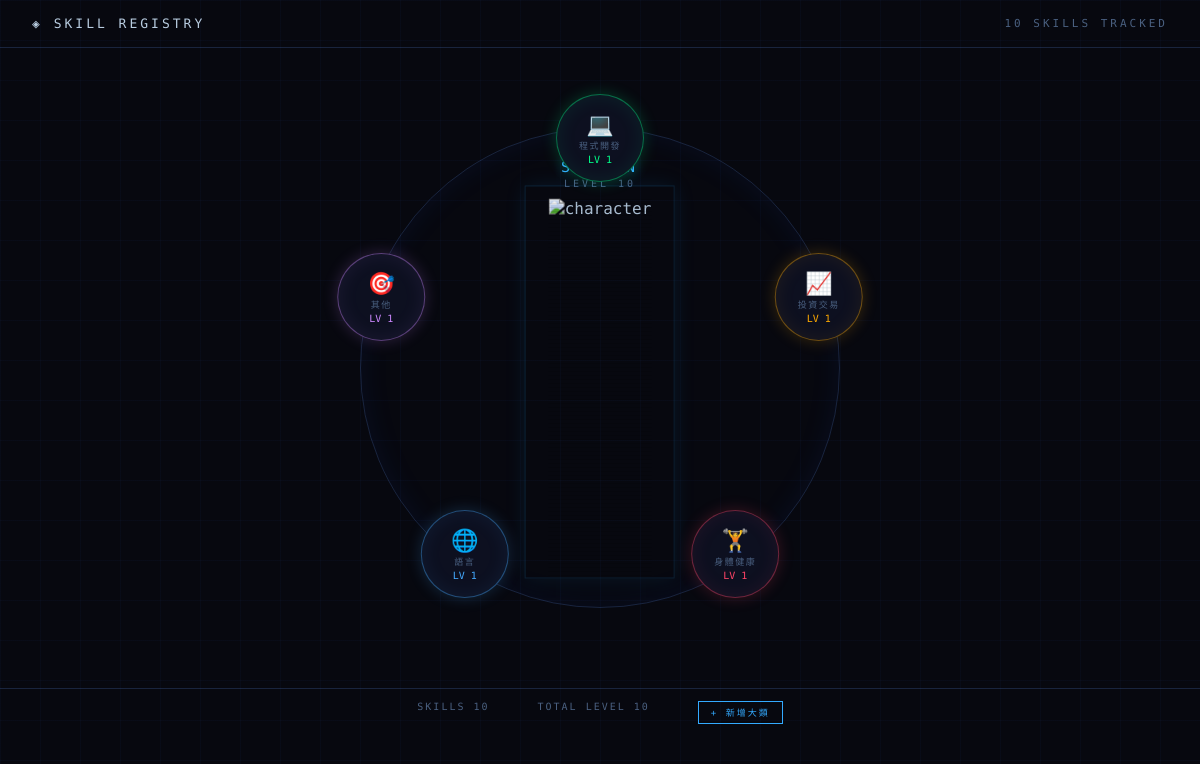
The page / on the database its author committed.
### tables this page shows
CREATE TABLE categories (
            id         INTEGER PRIMARY KEY,
            name       TEXT NOT NULL,
            emoji      TEXT,
            color      TEXT,
            created_at DATETIME DEFAULT CURRENT_TIMESTAMP
        );

### app.py (the view)
@app.route("/")
def index():
    return render_template("index.html",
                           categories=get_all_categories(),
                           character=get_character())

### db.py (called while the page is built)
def get_db():
    conn = sqlite3.connect(DB_PATH)
    conn.row_factory = sqlite3.Row
    return conn

def xp_for_next_level(n):
    return int(100 * (n ** 1.5))

def calc_level(total_xp):
    level = 1
    accumulated = 0
    while level < 20:
        needed = xp_for_next_level(level)
        if accumulated + needed > total_xp:
            break
        accumulated += needed
        level += 1
    if level >= 20:
        return (20, 0, 0)
    current = total_xp - accumulated
    to_next = xp_for_next_level(level)
    return (level, current, to_next)

def get_skill_xp(skill_id):
    with get_db() as conn:
        row = conn.execute(
            "SELECT COALESCE(SUM(xp), 0) as total FROM xp_logs WHERE skill_id = ?",
            (skill_id,)
        ).fetchone()
        return row["total"]

def get_all_categories():
    with get_db() as conn:
        cats = conn.execute("SELECT * FROM categories ORDER BY id").fetchall()
    result = []
    for cat in cats:
        with get_db() as conn:
            skill_ids = conn.execute(
                "SELECT id FROM skills WHERE category_id = ?", (cat["id"],)
            ).fetchall()
        levels = [calc_level(get_skill_xp(s["id"]))[0] for s in skill_ids]
        avg = round(sum(levels) / len(levels), 1) if levels else 0
        result.append({
            "id": cat["id"],
            "name": cat["name"],
            "emoji": cat["emoji"],
            "color": cat["color"],
            "avg_level": avg,
            "skill_count": len(skill_ids),
        })
    return result

def get_character():
    with get_db() as conn:
        skill_ids = conn.execute("SELECT id FROM skills").fetchall()
    total_level = sum(calc_level(get_skill_xp(s["id"]))[0] for s in skill_ids)
    return {
        "name": "STEVEN",
        "total_level": total_level,
        "skill_count": len(skill_ids),
    }

### templates/index.html (shortened to what this page needs)
<!DOCTYPE html>
<html lang="zh-TW">
<head>
  <link rel="stylesheet" href="/static/style.css">
</head>
<body>
<div class="screen">
  <div class="header">
    <span class="title">◈ SKILL REGISTRY</span>
    <span>{{ character.skill_count }} SKILLS TRACKED</span>
  </div>
  <div class="character-arena">
    <div class="character-container">
      <div class="character-name">{{ character.name }}</div>
      <div class="character-level">LEVEL {{ character.total_level }}</div>
      <div class="character-figure">
        <img class="char-full" src="/static/img/character_upper.png" alt="character">
      </div>
    </div>
    {% for cat in categories %}
    {% set angle = loop.index0 * (360 / categories|length) %}
    <a class="orb" href="/category/{{ cat.id }}"
       style="--angle: {{ angle }}deg; --color: {{ cat.color }}">
      <div class="orb-inner">
        <div class="orb-emoji">{{ cat.emoji }}</div>
        <div class="orb-name">{{ cat.name }}</div>
        <div class="orb-level">LV {{ cat.avg_level | int }}</div>
      </div>
    </a>
    {% endfor %}
  </div>
  <div class="footer">
    <span>SKILLS {{ character.skill_count }}</span>
    <span>TOTAL LEVEL {{ character.total_level }}</span>
    <button class="btn" style="font-size:9px; padding:4px 12px;" onclick="document.getElementById('add-cat-form').style.display='block'; this.style.display='none'">+ 新增大類</button>
  </div>
</div>
</body>
</html>

### static/style.css (style rules this page uses)
*, *::before, *::after { box-sizing: border-box; margin: 0; padding: 0; }
:root { --bg: #07080f; --bg2: #0d1020; --border: rgba(80, 120, 200, 0.25); --text: #b8cce0; --text-dim: #4a6080; --accent: #3af; }
body { background: var(--bg); color: var(--text); font-family: 'Share Tech Mono', 'Courier New', monospace; min-height: 100vh; overflow-x: hidden; }
body::before { content: ''; position: fixed; inset: 0; background-image: linear-gradient(rgba(40,80,160,0.06) 1px, transparent 1px), linear-gradient(90deg, rgba(40,80,160,0.06) 1px, transparent 1px); background-size: 40px 40px; pointer-events: none; z-index: 0; }
.screen { position: relative; z-index: 1; }
.header { display: flex; justify-content: space-between; align-items: center; padding: 16px 32px; border-bottom: 1px solid var(--border); text-transform: uppercase; font-size: 11px; letter-spacing: 3px; color: var(--text-dim); }
.header .title { color: var(--text); font-size: 13px; }
.character-arena { position: relative; width: 600px; height: 600px; margin: 20px auto; }
.character-container { position: absolute; top: 50%; left: 50%; transform: translate(-50%, -50%); text-align: center; user-select: none; }
.character-name { font-size: 15px; letter-spacing: 4px; color: var(--accent); text-shadow: 0 0 12px rgba(34,170,255,0.6); margin-bottom: 2px; }
.character-level { font-size: 10px; letter-spacing: 3px; color: var(--text-dim); margin-bottom: 10px; }
.character-figure { position: relative; display: inline-block; }
.char-full { display: block; height: 380px; width: auto; filter: brightness(0.9) contrast(1.1); }
.character-figure::after { content: ''; position: absolute; inset: 0; background: repeating-linear-gradient( 0deg, transparent, transparent 3px, rgba(0,0,0,0.08) 3px, rgba(0,0,0,0.08) 4px ); pointer-events: none; }
.character-container::before { content: ''; position: absolute; top: 28px; left: 50%; transform: translateX(-50%); width: 150px; height: calc(100% - 28px); border: 1px solid rgba(34,170,255,0.15); box-shadow: 0 0 20px rgba(34,170,255,0.1); pointer-events: none; }
.orb { position: absolute; top: 50%; left: 50%; width: 88px; height: 88px; margin: -44px; --r: 230px; transform: rotate(var(--angle)) translateY(calc(-1 * var(--r))) rotate(calc(-1 * var(--angle))); text-decoration: none; color: inherit; }
.orb-inner { width: 100%; height: 100%; border-radius: 50%; background: var(--bg2); border: 1px solid color-mix(in srgb, var(--color) 40%, transparent); box-shadow: 0 0 16px color-mix(in srgb, var(--color) 20%, transparent), inset 0 0 20px color-mix(in srgb, var(--color) 08%, transparent); display: flex; flex-direction: column; align-items: center; justify-content: center; gap: 2px; transition: box-shadow 0.2s, transform 0.2s; cursor: pointer; }
.orb-emoji { font-size: 22px; }
.orb-name { font-size: 9px; letter-spacing: 1.5px; color: var(--text-dim); text-transform: uppercase; }
.orb-level { font-size: 10px; color: var(--color); }
.footer { display: flex; justify-content: center; gap: 48px; padding: 12px; border-top: 1px solid var(--border); font-size: 10px; letter-spacing: 2px; color: var(--text-dim); text-transform: uppercase; }
.btn { background: transparent; border: 1px solid var(--accent); color: var(--accent); padding: 8px 24px; font-family: inherit; font-size: 11px; letter-spacing: 2px; text-transform: uppercase; cursor: pointer; transition: background 0.15s; }

### rows shown on the page
categories: emoji "💻", name "程式開發", avg_level "1"
categories: {{ angle }} 72.0 (drawn), emoji "📈", name "投資交易", avg_level "1"
categories: {{ angle }} 144.0 (drawn), emoji "🏋️", name "身體健康", avg_level "1"
categories: {{ angle }} 216.0 (drawn), emoji "🌐", name "語言", avg_level "1"
categories: {{ angle }} 288.0 (drawn), emoji "🎯", name "其他", avg_level "1"

### other values the page prints
{{ character.skill_count }} "10"
{{ character.total_level }} "10"
